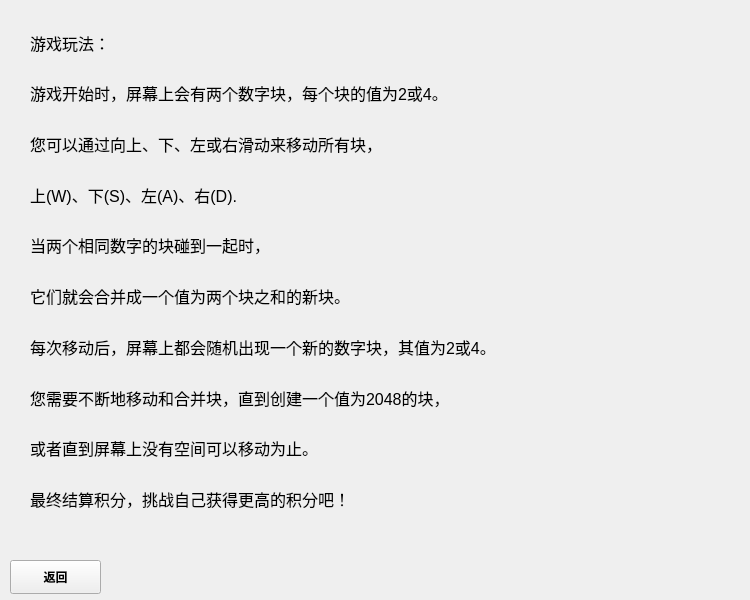
<?xml version="1.0" encoding="UTF-8"?>
<ui version="4.0">
 <class>Discription</class>
 <widget class="QWidget" name="Discription">
  <property name="geometry">
   <rect>
    <x>0</x>
    <y>0</y>
    <width>750</width>
    <height>600</height>
   </rect>
  </property>
  <property name="font">
   <font>
    <weight>50</weight>
    <bold>false</bold>
   </font>
  </property>
  <property name="windowTitle">
   <string>Form</string>
  </property>
  <widget class="QPushButton" name="back_pushButton">
   <property name="geometry">
    <rect>
     <x>10</x>
     <y>560</y>
     <width>91</width>
     <height>34</height>
    </rect>
   </property>
   <property name="font">
    <font>
     <family>宋体</family>
     <weight>75</weight>
     <bold>true</bold>
    </font>
   </property>
   <property name="text">
    <string>返回</string>
   </property>
  </widget>
  <widget class="QWidget" name="layoutWidget">
   <property name="geometry">
    <rect>
     <x>30</x>
     <y>20</y>
     <width>711</width>
     <height>501</height>
    </rect>
   </property>
   <layout class="QVBoxLayout" name="verticalLayout">
    <item>
     <widget class="QLabel" name="label">
      <property name="font">
       <font>
        <pointsize>12</pointsize>
        <weight>50</weight>
        <bold>false</bold>
       </font>
      </property>
      <property name="text">
       <string>游戏玩法：</string>
      </property>
     </widget>
    </item>
    <item>
     <widget class="QLabel" name="label_2">
      <property name="font">
       <font>
        <pointsize>12</pointsize>
        <weight>50</weight>
        <bold>false</bold>
       </font>
      </property>
      <property name="text">
       <string>游戏开始时，屏幕上会有两个数字块，每个块的值为2或4。</string>
      </property>
     </widget>
    </item>
    <item>
     <widget class="QLabel" name="label_3">
      <property name="font">
       <font>
        <pointsize>12</pointsize>
        <weight>50</weight>
        <bold>false</bold>
       </font>
      </property>
      <property name="text">
       <string>您可以通过向上、下、左或右滑动来移动所有块，</string>
      </property>
     </widget>
    </item>
    <item>
     <widget class="QLabel" name="label_10">
      <property name="font">
       <font>
        <pointsize>12</pointsize>
        <weight>50</weight>
        <bold>false</bold>
       </font>
      </property>
      <property name="text">
       <string>上(W)、下(S)、左(A)、右(D).</string>
      </property>
     </widget>
    </item>
    <item>
     <widget class="QLabel" name="label_4">
      <property name="font">
       <font>
        <pointsize>12</pointsize>
        <weight>50</weight>
        <bold>false</bold>
       </font>
      </property>
      <property name="text">
       <string>当两个相同数字的块碰到一起时，</string>
      </property>
     </widget>
    </item>
    <item>
     <widget class="QLabel" name="label_5">
      <property name="font">
       <font>
        <pointsize>12</pointsize>
        <weight>50</weight>
        <bold>false</bold>
       </font>
      </property>
      <property name="text">
       <string>它们就会合并成一个值为两个块之和的新块。</string>
      </property>
     </widget>
    </item>
    <item>
     <widget class="QLabel" name="label_6">
      <property name="font">
       <font>
        <pointsize>12</pointsize>
        <weight>50</weight>
        <bold>false</bold>
       </font>
      </property>
      <property name="text">
       <string>每次移动后，屏幕上都会随机出现一个新的数字块，其值为2或4。</string>
      </property>
     </widget>
    </item>
    <item>
     <widget class="QLabel" name="label_7">
      <property name="font">
       <font>
        <pointsize>12</pointsize>
        <weight>50</weight>
        <bold>false</bold>
       </font>
      </property>
      <property name="text">
       <string>您需要不断地移动和合并块，直到创建一个值为2048的块，</string>
      </property>
     </widget>
    </item>
    <item>
     <widget class="QLabel" name="label_9">
      <property name="font">
       <font>
        <pointsize>12</pointsize>
        <weight>50</weight>
        <bold>false</bold>
       </font>
      </property>
      <property name="text">
       <string>或者直到屏幕上没有空间可以移动为止。</string>
      </property>
     </widget>
    </item>
    <item>
     <widget class="QLabel" name="label_8">
      <property name="font">
       <font>
        <pointsize>12</pointsize>
        <weight>50</weight>
        <bold>false</bold>
       </font>
      </property>
      <property name="text">
       <string>最终结算积分，挑战自己获得更高的积分吧！</string>
      </property>
     </widget>
    </item>
   </layout>
  </widget>
 </widget>
 <resources/>
 <connections/>
</ui>
